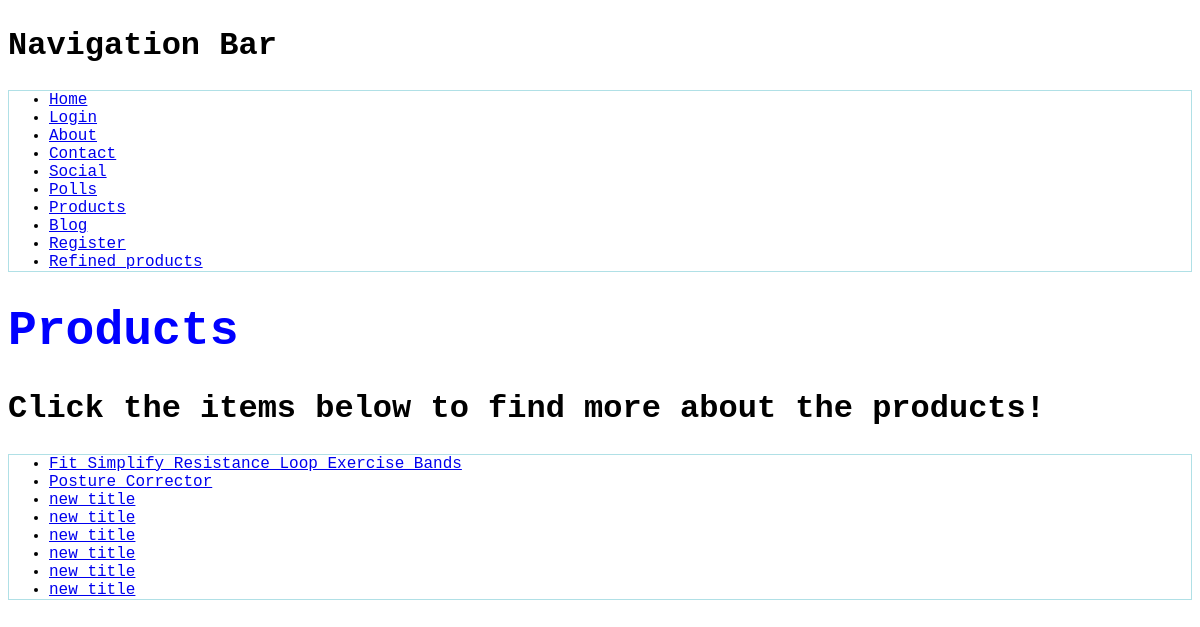
Screenshot of /products/ with the database file from the repository.
### products/models.py (models this page shows)
class Product(models.Model):
    title = models.CharField(max_length=120)
    description = models.TextField(blank = True, null = True)
    price = models.DecimalField(decimal_places=2, max_digits=10000)
    summary = models.TextField(blank = False, null = False)
    featured = models.BooleanField(default=True) #null = True, default
    image = models.ImageField(upload_to = 'gallery', default='gallery/FitSimplify.jpg')
    url = models.URLField(default= "https://www.google.com/")
    def get_absolute_url(self):
        return reverse("products:product-detail", kwargs ={"id":self.id})

### products/views.py (the view)
# urls.py: path('', product_list_view, name = 'product-list'),
def product_list_view(request):
    queryset = Product.objects.all()
    context = {
       "object_list" : queryset
    }
    return render(request, "products/product_list.html", context)

### products/templates/products/product_list.html
{% extends 'base.html' %}
{% block content %}
    <h1> Products</h1>
    <h2> Click the items below to find more about the products!</h2>
    <ul>
    {% for instance in object_list %}
        <li><a href = '{{ instance.get_absolute_url }}'>{{ instance.title}}</a></li>
    {% endfor %}
    </ul>
{% endblock %}

### Blog/static/Blog/style.css (style rules this page uses)
h1 { font-family: courier; color: blue; font-size: 300%; }
h2 { font-family: courier; font-size: 200%; }
ul { border: 1px solid powderblue; }
li { font-family: courier; }

### rows the page displays
Product: title "Fit Simplify Resistance Loop Exercise Bands"
Product: title "Posture Corrector"
Product: title "new title"
Product: title "new title"
Product: title "new title"
Product: title "new title"
Product: title "new title"
Product: title "new title"
